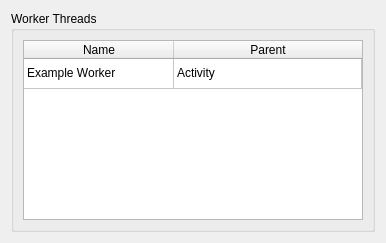
<?xml version="1.0" encoding="UTF-8"?>
<ui version="4.0">
 <class>WorkerManager</class>
 <widget class="QWidget" name="WorkerManager">
  <property name="geometry">
   <rect>
    <x>0</x>
    <y>0</y>
    <width>386</width>
    <height>243</height>
   </rect>
  </property>
  <property name="minimumSize">
   <size>
    <width>386</width>
    <height>243</height>
   </size>
  </property>
  <property name="windowTitle">
   <string>Worker Manager</string>
  </property>
  <layout class="QGridLayout" name="gridLayout">
   <item row="0" column="0">
    <widget class="QGroupBox" name="groupBox">
     <property name="title">
      <string>Worker Threads</string>
     </property>
     <layout class="QVBoxLayout" name="verticalLayout">
      <item>
       <widget class="QTableWidget" name="workerTable">
        <property name="editTriggers">
         <set>QAbstractItemView::NoEditTriggers</set>
        </property>
        <property name="selectionBehavior">
         <enum>QAbstractItemView::SelectRows</enum>
        </property>
        <property name="cornerButtonEnabled">
         <bool>false</bool>
        </property>
        <attribute name="horizontalHeaderCascadingSectionResizes">
         <bool>true</bool>
        </attribute>
        <attribute name="horizontalHeaderMinimumSectionSize">
         <number>150</number>
        </attribute>
        <attribute name="horizontalHeaderDefaultSectionSize">
         <number>150</number>
        </attribute>
        <attribute name="horizontalHeaderStretchLastSection">
         <bool>true</bool>
        </attribute>
        <attribute name="verticalHeaderVisible">
         <bool>false</bool>
        </attribute>
        <attribute name="verticalHeaderMinimumSectionSize">
         <number>30</number>
        </attribute>
        <row>
         <property name="text">
          <string>1</string>
         </property>
        </row>
        <column>
         <property name="text">
          <string>Name</string>
         </property>
        </column>
        <column>
         <property name="text">
          <string>Parent</string>
         </property>
        </column>
        <item row="0" column="0">
         <property name="text">
          <string>Example Worker</string>
         </property>
        </item>
        <item row="0" column="1">
         <property name="text">
          <string>Activity</string>
         </property>
        </item>
       </widget>
      </item>
     </layout>
    </widget>
   </item>
  </layout>
 </widget>
 <resources/>
 <connections/>
</ui>
